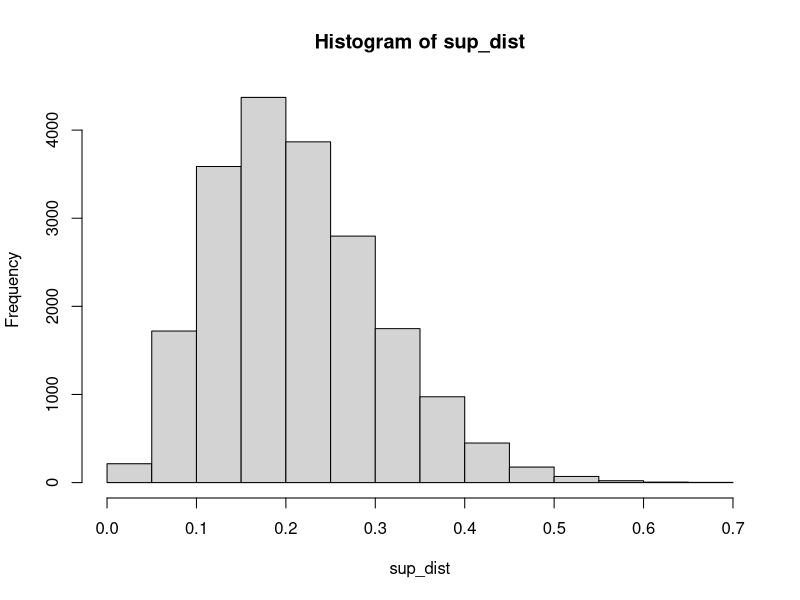

This chart was generated by the following R code:
library(pracma)

# compute_true_Vs <- function(X, mu, ss) {
#   Xmu <- as.numeric(t(X) %*% mu)
#   XtX <- t(X) %*% X
#   ans <- apply(ss, 2, function(S) {
#     S <- S[S != 0]
#     as.numeric(t(Xmu[S]) %*% solve(XtX[S, S], Xmu[S]))
#   })
#   names(ans) <- apply(ss, 2, function(S) {
#     S <- S[S != 0]
#     paste(S, collapse = ".")
#   })
#   ans
# }
# 
# compute_true_Vs2 <- function(X, mu, ss) {
#   ans <- apply(ss, 2, function(S) {
#     res <- qr(X[, S])
#     qr.Q(res)
#     sum((t(qr.Q(res)) %*% mu)^2)
#   })
#   names(ans) <- apply(ss, 2, function(S) {
#     S <- S[S != 0]
#     paste(S, collapse = ".")
#   })
#   ans
# }

## empirically compute true null distribution
compute_true_Vs2_par <- function(X, mus, ss) {
  ans <- apply(ss, 2, function(S) {
    res <- qr(X[, S])
    qr.Q(res)
    colSums((t(qr.Q(res)) %*% mus)^2)
  })
  colnames(ans) <- apply(ss, 2, function(S) {
    S <- S[S != 0]
    paste(S, collapse = ".")
  })
  ans
}

normalize <- function(x) {
  x/sqrt(sum(x^2))
}


####
##  Intersection-union computations
####

## probability that min R^2 over subsets in ss > thres
subspace_intersection_prob <- function(X, ss, thres) {
  
}

## probability that max over ss subsets will yield R^2 > thres
full_int_union <- function(X, ss, thres) {
  
}



n <- 30
p <- 8
X <- randn(n, p)
X <- apply(X, 2, normalize)
k <- 3
ss <- combn(1:p, k)



# y <- normalize(rnorm(n))
# 
# Vs <- compute_true_Vs(X, y, ss)
# Vs2 <- compute_true_Vs2(X, y, ss)

n.its <- 20000
ys <- randn(n, n.its)
ys <- apply(ys, 2, normalize)
# Vs <- compute_true_Vs2(X, ys[, 1], ss)
Vss <- compute_true_Vs2_par(X, ys, ss)

sup_dist <- apply(Vss, 1, max)
hist(sup_dist)
mean(sup_dist > 0.4)

